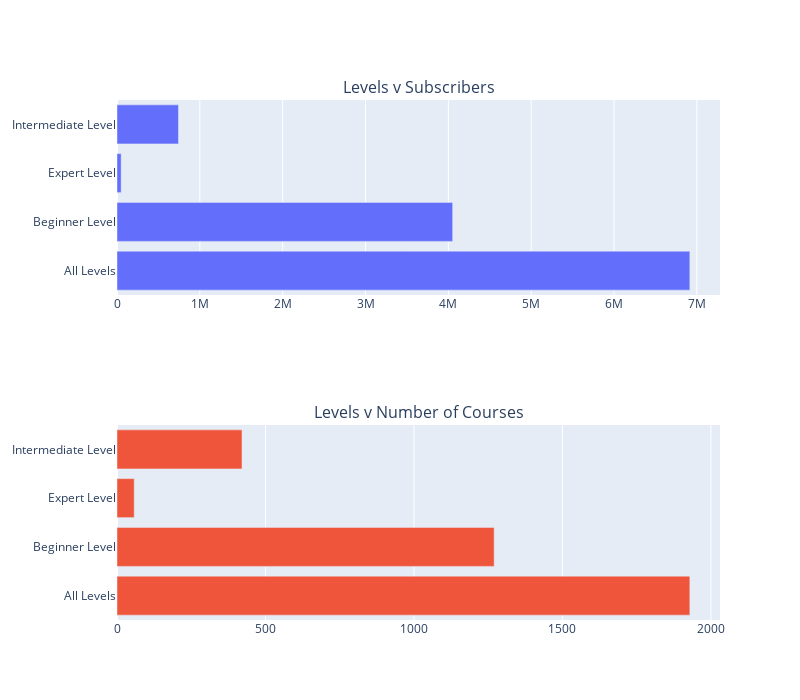

Notebook code cell kept with this figure:
### Markdown cell above
Did course levels matter back then? We can try to plot the number of course and subscribers per level to find out about it.

### Code cell
df_level = df[['level', 'num_subscribers', 'course_title']]
subs_level = df_level.groupby('level').sum().reset_index()
course_level = df_level.groupby('level').count().reset_index()

fig = make_subplots(rows=2 ,cols=1, subplot_titles=('Levels v Subscribers', 'Levels v Number of Courses'))
fig.append_trace(go.Bar(x=subs_level['num_subscribers'], y=subs_level['level'],
                       orientation='h', 
                       showlegend=False), row=1, col=1)
fig.append_trace(go.Bar(x=course_level['course_title'], y=course_level['level'],
                       orientation='h', 
                       showlegend=False), row=2, col=1)
fig['layout'].update(height=700, width=800)
fig.show()

### Figure 1 — Plotly figure (JSON) as saved in the notebook; plotly's stock layout.template omitted (floating-point values rounded to 4 significant figures)
{"data": [{"orientation": "h", "showlegend": false, "type": "bar", "x": [6915076, 4051843, 50196, 742005], "xaxis": "x", "y": ["All Levels", "Beginner Level", "Expert Level", "Intermediate Level"], "yaxis": "y"}, {"orientation": "h", "showlegend": false, "type": "bar", "x": [1929, 1270, 58, 421], "xaxis": "x2", "y": ["All Levels", "Beginner Level", "Expert Level", "Intermediate Level"], "yaxis": "y2"}], "layout": {"annotations": [{"font": {"size": 16}, "showarrow": false, "text": "Levels v Subscribers", "x": 0.5, "xanchor": "center", "xref": "paper", "y": 1, "yanchor": "bottom", "yref": "paper"}, {"font": {"size": 16}, "showarrow": false, "text": "Levels v Number of Courses", "x": 0.5, "xanchor": "center", "xref": "paper", "y": 0.375, "yanchor": "bottom", "yref": "paper"}], "height": 700, "width": 800, "xaxis": {"anchor": "y", "domain": [0, 1]}, "xaxis2": {"anchor": "y2", "domain": [0, 1]}, "yaxis": {"anchor": "x", "domain": [0.625, 1]}, "yaxis2": {"anchor": "x2", "domain": [0, 0.375]}}}
